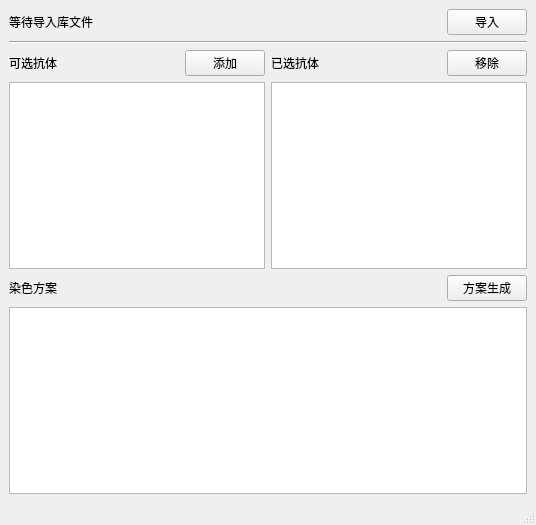
<?xml version="1.0" encoding="UTF-8"?>
<ui version="4.0">
 <class>MainWindow</class>
 <widget class="QMainWindow" name="MainWindow">
  <property name="geometry">
   <rect>
    <x>0</x>
    <y>0</y>
    <width>536</width>
    <height>525</height>
   </rect>
  </property>
  <property name="windowTitle">
   <string>SmartStainer</string>
  </property>
  <widget class="QWidget" name="centralwidget">
   <layout class="QVBoxLayout" name="verticalLayout_6">
    <item>
     <layout class="QVBoxLayout" name="verticalLayout_5">
      <item>
       <layout class="QHBoxLayout" name="horizontalLayout_2">
        <item>
         <widget class="QLabel" name="filename_label">
          <property name="text">
           <string>等待导入库文件</string>
          </property>
         </widget>
        </item>
        <item>
         <spacer name="horizontalSpacer">
          <property name="orientation">
           <enum>Qt::Horizontal</enum>
          </property>
          <property name="sizeHint" stdset="0">
           <size>
            <width>40</width>
            <height>20</height>
           </size>
          </property>
         </spacer>
        </item>
        <item>
         <widget class="QPushButton" name="import_button">
          <property name="text">
           <string>导入</string>
          </property>
         </widget>
        </item>
       </layout>
      </item>
      <item>
       <widget class="Line" name="line">
        <property name="orientation">
         <enum>Qt::Horizontal</enum>
        </property>
       </widget>
      </item>
      <item>
       <layout class="QHBoxLayout" name="horizontalLayout_6">
        <item>
         <layout class="QVBoxLayout" name="verticalLayout_2">
          <item>
           <layout class="QHBoxLayout" name="horizontalLayout_3">
            <item>
             <widget class="QLabel" name="label_2">
              <property name="text">
               <string>可选抗体</string>
              </property>
             </widget>
            </item>
            <item>
             <spacer name="horizontalSpacer_2">
              <property name="orientation">
               <enum>Qt::Horizontal</enum>
              </property>
              <property name="sizeHint" stdset="0">
               <size>
                <width>40</width>
                <height>20</height>
               </size>
              </property>
             </spacer>
            </item>
            <item>
             <widget class="QPushButton" name="add_antibody_button">
              <property name="text">
               <string>添加</string>
              </property>
             </widget>
            </item>
           </layout>
          </item>
          <item>
           <widget class="QListWidget" name="available_antibody_list_widget"/>
          </item>
         </layout>
        </item>
        <item>
         <layout class="QVBoxLayout" name="verticalLayout_3">
          <item>
           <layout class="QHBoxLayout" name="horizontalLayout_4">
            <item>
             <widget class="QLabel" name="label_3">
              <property name="text">
               <string>已选抗体</string>
              </property>
             </widget>
            </item>
            <item>
             <spacer name="horizontalSpacer_3">
              <property name="orientation">
               <enum>Qt::Horizontal</enum>
              </property>
              <property name="sizeHint" stdset="0">
               <size>
                <width>40</width>
                <height>20</height>
               </size>
              </property>
             </spacer>
            </item>
            <item>
             <widget class="QPushButton" name="remove_antibody_button">
              <property name="text">
               <string>移除</string>
              </property>
             </widget>
            </item>
           </layout>
          </item>
          <item>
           <widget class="QListWidget" name="selected_antibody_list_widget"/>
          </item>
         </layout>
        </item>
       </layout>
      </item>
      <item>
       <layout class="QVBoxLayout" name="verticalLayout_4">
        <item>
         <layout class="QHBoxLayout" name="horizontalLayout_5">
          <item>
           <widget class="QLabel" name="label_4">
            <property name="text">
             <string>染色方案</string>
            </property>
           </widget>
          </item>
          <item>
           <spacer name="horizontalSpacer_4">
            <property name="orientation">
             <enum>Qt::Horizontal</enum>
            </property>
            <property name="sizeHint" stdset="0">
             <size>
              <width>40</width>
              <height>20</height>
             </size>
            </property>
           </spacer>
          </item>
          <item>
           <widget class="QPushButton" name="generate_button">
            <property name="text">
             <string>方案生成</string>
            </property>
           </widget>
          </item>
         </layout>
        </item>
        <item>
         <widget class="QTextEdit" name="generate_result_text_edit">
          <property name="readOnly">
           <bool>true</bool>
          </property>
         </widget>
        </item>
       </layout>
      </item>
     </layout>
    </item>
   </layout>
  </widget>
  <widget class="QMenuBar" name="menubar">
   <property name="geometry">
    <rect>
     <x>0</x>
     <y>0</y>
     <width>536</width>
     <height>17</height>
    </rect>
   </property>
  </widget>
  <widget class="QStatusBar" name="statusbar"/>
 </widget>
 <resources/>
 <connections/>
</ui>
